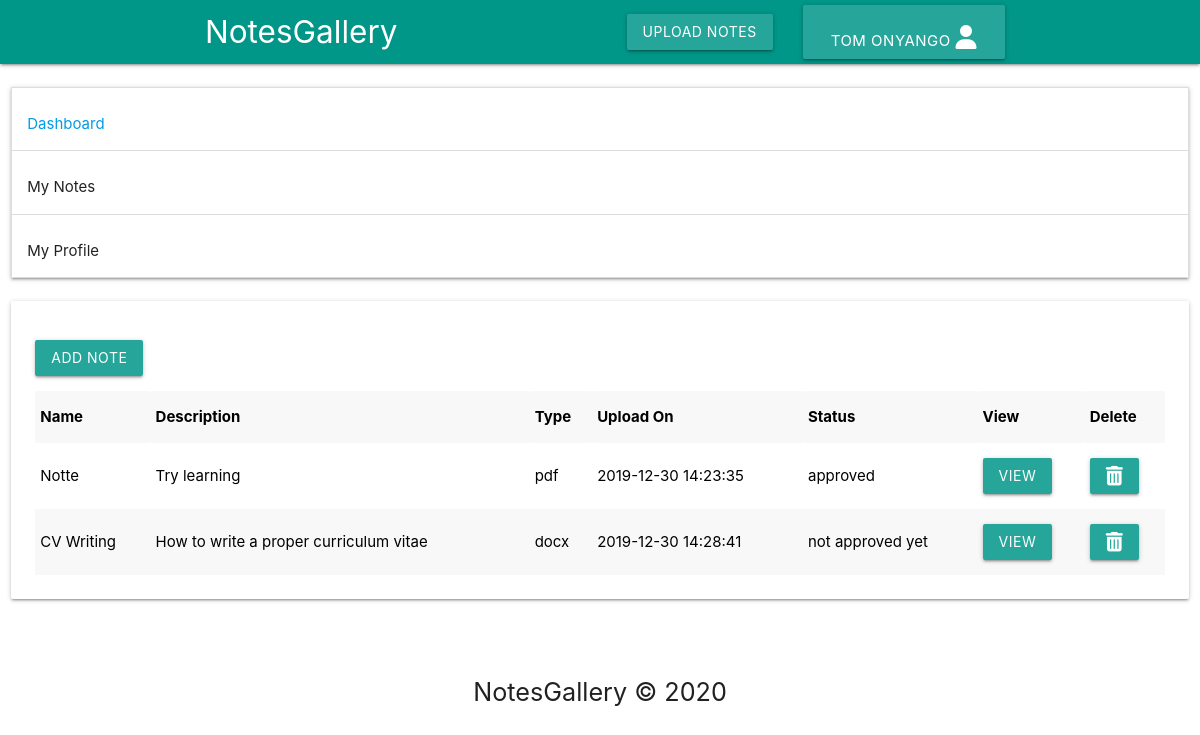
The page /dashboard/check-notes.php (signed in) on the database its author committed.
### tables this page shows
CREATE TABLE `uploads` (
  `file_id` int(11) NOT NULL,
  `file_name` varchar(225) NOT NULL,
  `file_description` text NOT NULL,
  `file_type` varchar(225) NOT NULL,
  `file_uploader` varchar(225) NOT NULL,
  `file_uploaded_on` timestamp NOT NULL DEFAULT CURRENT_TIMESTAMP ON UPDATE CURRENT_TIMESTAMP,
  `file_uploaded_to` varchar(225) NOT NULL,
  `file` varchar(225) NOT NULL,
  `status` varchar(225) NOT NULL DEFAULT 'not approved yet'
);

### dashboard/check-notes.php (the view, shortened to what this page needs)
<?php
if (isset($_SESSION['id'])) {
    include '../includes/dbh.inc.php';
    ?>
<!DOCTYPE html>
<html lang="en">
<head>
  <link rel="stylesheet" href="../css/materialize.min.css">
  <link rel="stylesheet" href="../css/custom.css">
  <link rel="stylesheet" href="../css/fontawesome/css/all.css">
</head>
<body>
 <div class="navbar-fixed">
        <nav class="teal">
            <div class="container">
                <div class="nav-wrapper">
                    <a href="index.php" class="brand-logo">NotesGallery</a>
                    <a href="#" class="sidenav-trigger" data-target="mobile-nav">
                        <ul class="right hide-on-med-and-down">
                            <li><a href="upload-notes.php" class="btn">Upload Notes</a></li>
                            <li><a class='dropdown-trigger btn btn-large' href='#' data-target='dropdown1'><?php echo $_SESSION['name'] ?> <i class="fas fa-user"></i> </a>
                            </li>
                        </ul>
                    </a>
                </div>
            </div>
        </nav>
    </div>
  <section class="section">
    <div class="container-fluid">
      <div class="row">
        <div class="col s12 m12">
           <ul class="collapsible">
    <li>
      <div class="collapsible-header"><a href="index.php">Dashboard</a></div>
    </li>
    <li>
      <div class="collapsible-header">My Notes</div>
    </li>
    <li>
      <div class="collapsible-header">My Profile</div>
    </li>
  </ul>
        </div>
        <div class="col s12 m12 center-on-small-only">
          <div class="card white black-text shadow-sm">
            <div class="card-content">
              <div class="input-field">
                <a href="upload-notes.php" class="btn">Add Note</a>
              </div>
              <table class="table responsive-table highlight striped">
                <tr>
                  <th>Name</th>
                  <th>Description</th>
                  <th>Type</th>
                  <th>Upload On</th>
                  <th>Status</th>
                  <th>View</th>
                  <th>Delete</th>
                </tr>
                <?php
    $sql = "SELECT * FROM uploads";
    $stmt = mysqli_stmt_init($conn);
    if (!mysqli_stmt_prepare($stmt, $sql)) {
        echo '<div class="alert alert-danger fade center">
                              <p class="alert-heading h4">An error occured.!</p>
                          </div>';
        exit();
    } else {
        mysqli_stmt_execute($stmt);
        $result = mysqli_stmt_get_result($stmt);
        if (mysqli_num_rows($result) > 0) {
            while ($row = mysqli_fetch_array($result)) {
                echo '<tr>
                  <td>'.$row['file_name'].'</td>
                  <td>'.$row['file_description'].'</td>
                  <td>'.$row['file_type'].'</td>
                  <td>'.$row['file_uploaded_on'].'</td>
                  <td>'.$row['status'].'</td>
                  <td><a href="uploads/'.$row['file'].'" class="btn">View</a></td>
                  <td><a class="waves-effect waves-light btn modal-trigger" href="#modal1"><i class="fas fa-trash-alt"></i></a>
                <div id="modal1" class="modal">
                  <div class="modal-content">
                    <h4 class="center black-text">Are you sure you want to delete this document. This action is irreversible.</h4>
                    <div class="input-field center">
                      <a href="../includes/delete-note.php?id='.$row['file_id'].'" target="_blank" class="btn red">Delete</a>
                    <a class="waves-effect waves-light btn modal-close">Cancel</a>
                    </div>
                  </div>
                  <div class="modal-footer">
                    <a href="#!" class="modal-close waves-effect waves-green btn-flat">Close</a>
                  </div>
                </div>
                  </td>
                </tr>';
            }
        } else {
            echo '<script>alert("You have not uploaded any notes yet. Please upload notes...");window.location.href="upload-notes.php";</script>';
        }
    } ?>
              </table>
            </div>
          </div>
      </div>
    </div>
  </section>
  <footer class="note-footer center">
    <div class="container">
      <p class="flow-text">NotesGallery &COPY; <script>document.write(new Date().getFullYear());</script></p>
    </div>
  </footer>
</body>
</html>
<?php
} else {
        echo '<script>alert("You need to login to view this page.!");window.location.href="../login.php";</script>';
        exit();
    }?>

### css/custom.css (style rules this page uses)
html, body { height: 100%; }
.brand-logo { margin-left: 25px; }
.collapsible li { margin-top: 10px; }
.note-footer { flex-shrink: 0; }

### rows shown on the page
uploads: file_name "Notte", file_description "Try learning", file_type "pdf", file_uploaded_on "2019-12-30 14:23:35", status "approved"
uploads: file_name "CV Writing", file_description "How to write a proper curriculum vitae", file_type "docx", file_uploaded_on "2019-12-30 14:28:41", status "not approved yet"

### other values the page prints
$_SESSION['name'] "TOM ONYANGO"
